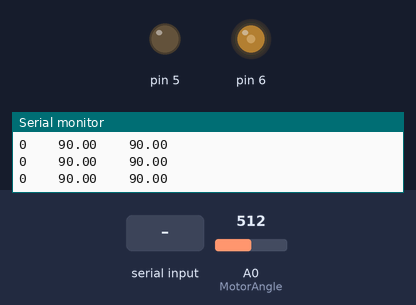
A sketch run on a simulated Arduino Uno, built with avr-gcc and run on an emulated ATmega328P. On the bench: output pins drawn as LEDs (lit = HIGH), the last lines printed to the serial monitor. The test bench sets the inputs (shaded band); at power-on: A0 (MotorAngle) = 512.

Above: at 1.2 s.
1.3 s: A0 (MotorAngle) set to 306
At 2.1 s:
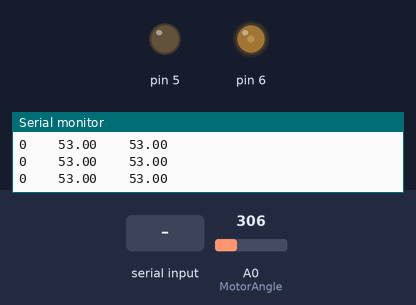
2.8 s: "90,45\n" received over Serial
At 3.9 s:
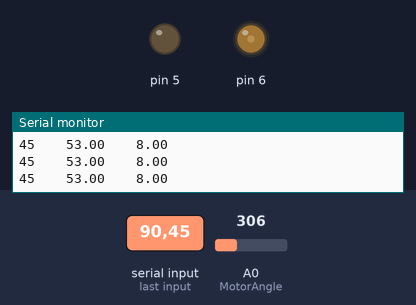
4.3 s: "30,150\n" received over Serial
At 5.1 s:
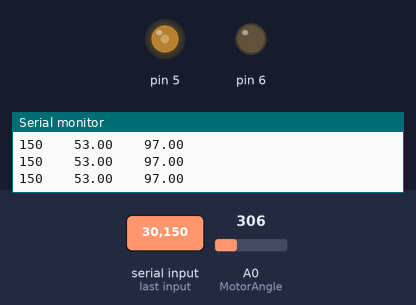
5.8 s: A0 (MotorAngle) set to 122
At 6.7 s:
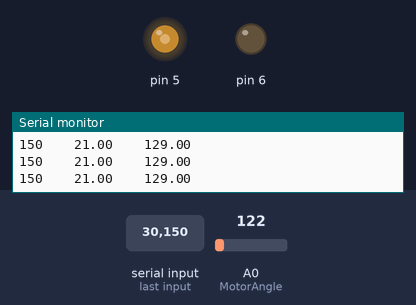
7.3 s: A0 (MotorAngle) set to 716
At 7.8 s:
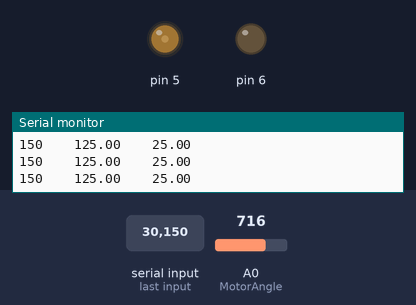
8.8 s: A0 (MotorAngle) set to 841
At 10.0 s:
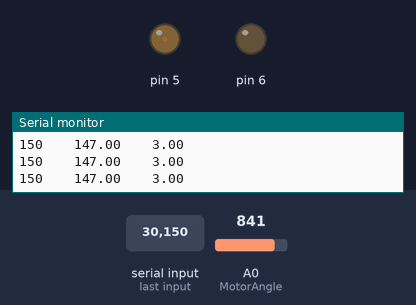
10.3 s: A0 (MotorAngle) set to 867
Timing chart, 0 to 12.8 s (numbered marks = the images above; inputs shaded):
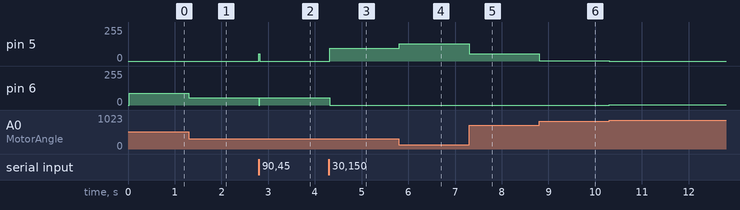

Measured:
- after the input at 1.3 s, pin 6: 90/255 → 55/255 at once
- after the input at 2.8 s, pin 5: 0/255 → 55/255 at once, → 0/255 0.02 s later; pin 6: 55/255 → 0/255 at once, → 55/255 0.02 s later
- after the input at 4.3 s, pin 5: 0/255 → 97/255 at once; pin 6: 55/255 → 0/255 at once
- after the input at 5.8 s, pin 5: 97/255 → 129/255 at once
- after the input at 7.3 s, pin 5: 129/255 → 55/255 at once
- after the input at 8.8 s, pin 5: 55/255 → 3/255 at once
- after the input at 10.3 s, pin 5: 3/255 → 0/255 at once; pin 6: 0/255 → 2/255 at once

The sketch:

GearedMotorPID.ino
```cpp
//***************************** PID ********************************/
#include <PID_v1.h>

double Pk1 = 1;                                                     //speed it gets there
double Ik1 = 0;
double Dk1 = 0;

double Setpoint1, Input1, Output1, Output1a;                        // PID variables

PID PID1(&Input1, &Output1, &Setpoint1, Pk1, Ik1 , Dk1, DIRECT);    // PID Setup


unsigned long currentMillis;

long previousMillis = 0;    // set up timers
long interval = 20;        // time constant for timers

//******************************************************************/

int angle;
int red;

int shoulterOffset = 95;

void setup() {

  pinMode(A0, INPUT);
  pinMode(5,OUTPUT);
  pinMode(6,OUTPUT);

  Serial.begin(115200);

  PID1.SetMode(AUTOMATIC);              // PID Setup - trousers SERVO
  PID1.SetOutputLimits(-255, 255);
  PID1.SetSampleTime(20);

}

void loop() {
  currentMillis = millis();
  if (currentMillis - previousMillis >= interval) {  //start timed event
      previousMillis = currentMillis;

      if(Serial.available() > 0){
        angle = Serial.parseInt();

        if(Serial.read() == '\n'){
          angle = constrain(angle, 0, 180);
        }


      }

      MotorAngle(3 , angle);


}
}

//*********************** ARM MOTOR MOVİNG ************************/

void MotorAngle(int leg, int angle){


  if(leg == 3){
    Setpoint1 = angle;
    red = angle;
    int rot = analogRead(A0);
    Input1 = map(rot, 0,1023,0,180);

    PID1.Compute();
    Serial.print(red);
    Serial.print("    ");
    Serial.print(Input1);
    Serial.print("    ");
    Serial.println(abs(Output1));

    if (Output1 > 0) {
        Output1 = filter(Output1);
        analogWrite(5, Output1);
        analogWrite(6, 0);


      }
      else if (Output1 < 0) {
        Output1a = abs(Output1);
        Output1a = filter(Output1a);
        analogWrite(5, 0);
        analogWrite(6, Output1a);

      }
  }


}
//*****************************************************************/
float filter(float number){
  if(number < 55 && number > 3){
    number = 55;
    return number;
  }
  else{
    return number;
  }
}
```
